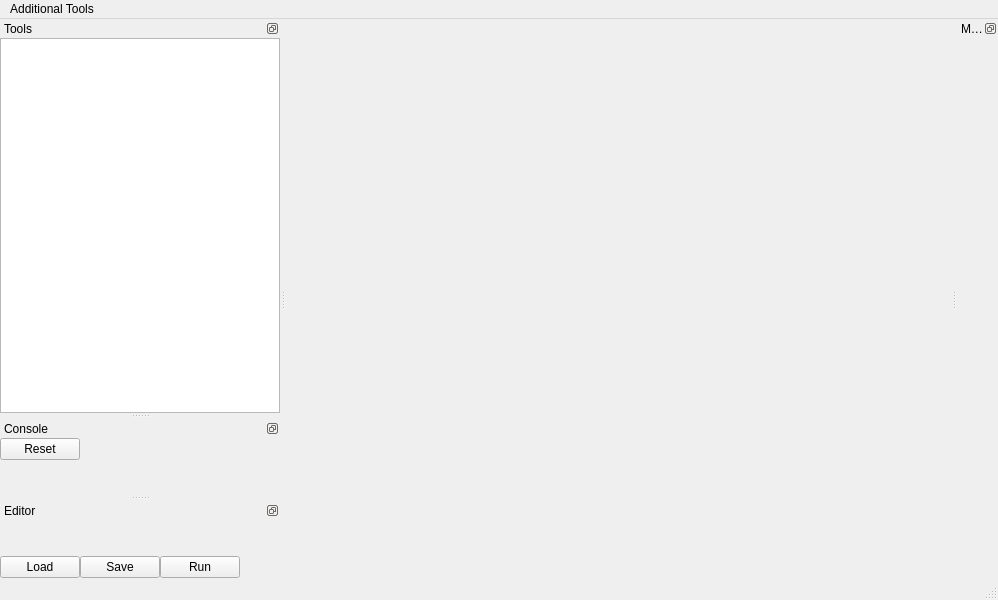
<?xml version="1.0" encoding="UTF-8"?>
<ui version="4.0">
 <class>MainWindow</class>
 <widget class="QMainWindow" name="MainWindow">
  <property name="geometry">
   <rect>
    <x>0</x>
    <y>0</y>
    <width>998</width>
    <height>600</height>
   </rect>
  </property>
  <property name="windowTitle">
   <string>QuakeSee</string>
  </property>
  <property name="dockOptions">
   <set>QMainWindow::AllowNestedDocks|QMainWindow::AllowTabbedDocks|QMainWindow::AnimatedDocks</set>
  </property>
  <widget class="QWidget" name="centralwidget">
   <layout class="QHBoxLayout" name="horizontalLayout">
    <property name="spacing">
     <number>0</number>
    </property>
    <property name="leftMargin">
     <number>0</number>
    </property>
    <property name="topMargin">
     <number>0</number>
    </property>
    <property name="rightMargin">
     <number>0</number>
    </property>
    <property name="bottomMargin">
     <number>0</number>
    </property>
   </layout>
  </widget>
  <widget class="QMenuBar" name="menubar">
   <property name="geometry">
    <rect>
     <x>0</x>
     <y>0</y>
     <width>998</width>
     <height>24</height>
    </rect>
   </property>
   <widget class="QMenu" name="menuAdditional_Tools">
    <property name="title">
     <string>Additional Tools</string>
    </property>
    <widget class="QMenu" name="menuSearch_By_Maps">
     <property name="title">
      <string>Search By Maps</string>
     </property>
     <widget class="QMenu" name="menuSelect_Event">
      <property name="title">
       <string>Select Event</string>
      </property>
      <addaction name="actionReset_Map"/>
      <addaction name="actionSave_Available_Events_csv"/>
     </widget>
     <widget class="QMenu" name="menuSelect_Stations">
      <property name="title">
       <string>Select Stations</string>
      </property>
      <addaction name="actionSave_Selected_Stations_XML"/>
      <addaction name="actionSave_Selected_Stations_csv"/>
      <addaction name="actionSave_Waveforms_mseed"/>
     </widget>
     <widget class="QMenu" name="menuWaveforms">
      <property name="title">
       <string>Waveforms</string>
      </property>
      <addaction name="actionLoad_to_Load_Waveform_Data"/>
      <addaction name="actionShow_Waveforms_in_New_Window"/>
     </widget>
     <addaction name="menuSelect_Event"/>
     <addaction name="menuSelect_Stations"/>
     <addaction name="menuWaveforms"/>
    </widget>
    <widget class="QMenu" name="menuLoad_Waveform_Data">
     <property name="title">
      <string>Load Waveform Data</string>
     </property>
     <addaction name="actionClear_New_Windows"/>
    </widget>
    <widget class="QMenu" name="menuCreate_OQ_Inputs">
     <property name="title">
      <string>Create OQ Inputs</string>
     </property>
     <widget class="QMenu" name="menuFault">
      <property name="title">
       <string>Fault</string>
      </property>
      <addaction name="actionConvert_Lonlat_to_Distance_3D"/>
      <addaction name="actionPreview_3D_Lon_Lat_degree"/>
      <addaction name="actionReverse_Strike_in_Selected_Geometries"/>
     </widget>
     <addaction name="menuFault"/>
    </widget>
    <addaction name="menuSearch_By_Maps"/>
    <addaction name="menuLoad_Waveform_Data"/>
    <addaction name="separator"/>
    <addaction name="menuCreate_OQ_Inputs"/>
   </widget>
   <addaction name="menuAdditional_Tools"/>
  </widget>
  <widget class="QStatusBar" name="statusbar"/>
  <widget class="QDockWidget" name="dock_side">
   <property name="sizePolicy">
    <sizepolicy hsizetype="Fixed" vsizetype="Preferred">
     <horstretch>0</horstretch>
     <verstretch>0</verstretch>
    </sizepolicy>
   </property>
   <property name="maximumSize">
    <size>
     <width>400</width>
     <height>524287</height>
    </size>
   </property>
   <property name="features">
    <set>QDockWidget::DockWidgetFloatable|QDockWidget::DockWidgetMovable</set>
   </property>
   <property name="windowTitle">
    <string>Tools</string>
   </property>
   <attribute name="dockWidgetArea">
    <number>1</number>
   </attribute>
   <widget class="QWidget" name="dockWidgetContents">
    <layout class="QVBoxLayout" name="verticalLayout">
     <property name="spacing">
      <number>0</number>
     </property>
     <property name="leftMargin">
      <number>0</number>
     </property>
     <property name="topMargin">
      <number>0</number>
     </property>
     <property name="rightMargin">
      <number>0</number>
     </property>
     <property name="bottomMargin">
      <number>0</number>
     </property>
     <item>
      <widget class="TreeOptions" name="tree_options">
       <property name="sizePolicy">
        <sizepolicy hsizetype="Minimum" vsizetype="Expanding">
         <horstretch>0</horstretch>
         <verstretch>0</verstretch>
        </sizepolicy>
       </property>
       <property name="tabKeyNavigation">
        <bool>false</bool>
       </property>
       <attribute name="headerVisible">
        <bool>false</bool>
       </attribute>
      </widget>
     </item>
    </layout>
   </widget>
  </widget>
  <widget class="QDockWidget" name="dock_main">
   <property name="sizePolicy">
    <sizepolicy hsizetype="Expanding" vsizetype="Preferred">
     <horstretch>0</horstretch>
     <verstretch>0</verstretch>
    </sizepolicy>
   </property>
   <property name="features">
    <set>QDockWidget::DockWidgetFloatable|QDockWidget::DockWidgetMovable</set>
   </property>
   <property name="windowTitle">
    <string>Main</string>
   </property>
   <attribute name="dockWidgetArea">
    <number>2</number>
   </attribute>
   <widget class="QWidget" name="dockWidgetContents_2">
    <layout class="QVBoxLayout" name="verticalLayout_2">
     <property name="spacing">
      <number>0</number>
     </property>
     <property name="leftMargin">
      <number>0</number>
     </property>
     <property name="topMargin">
      <number>0</number>
     </property>
     <property name="rightMargin">
      <number>0</number>
     </property>
     <property name="bottomMargin">
      <number>0</number>
     </property>
     <item>
      <widget class="QStackedWidget" name="stacked_main">
       <property name="enabled">
        <bool>true</bool>
       </property>
       <property name="sizePolicy">
        <sizepolicy hsizetype="Expanding" vsizetype="Preferred">
         <horstretch>0</horstretch>
         <verstretch>0</verstretch>
        </sizepolicy>
       </property>
       <property name="currentIndex">
        <number>10</number>
       </property>
       <widget class="SearchByMaps" name="search_by_maps"/>
       <widget class="About" name="about_references"/>
       <widget class="About" name="about_howtocontribute"/>
       <widget class="About" name="about_thisprogram"/>
       <widget class="LoadDataWaveforms" name="load_data_waveforms"/>
       <widget class="LoadDataStations" name="load_data_stations"/>
       <widget class="CreateOQ" name="create_oq"/>
       <widget class="RaspShake" name="raspshake"/>
       <widget class="RealTimeWaveforms" name="real_time_waveforms"/>
       <widget class="HVSRInterface" name="hvsr_interface"/>
       <widget class="DownloadISC" name="download_isc"/>
      </widget>
     </item>
    </layout>
   </widget>
  </widget>
  <widget class="QDockWidget" name="dock_console">
   <property name="sizePolicy">
    <sizepolicy hsizetype="Fixed" vsizetype="Preferred">
     <horstretch>0</horstretch>
     <verstretch>0</verstretch>
    </sizepolicy>
   </property>
   <property name="maximumSize">
    <size>
     <width>400</width>
     <height>524287</height>
    </size>
   </property>
   <property name="features">
    <set>QDockWidget::DockWidgetFloatable|QDockWidget::DockWidgetMovable</set>
   </property>
   <property name="windowTitle">
    <string>Console</string>
   </property>
   <attribute name="dockWidgetArea">
    <number>1</number>
   </attribute>
   <widget class="QWidget" name="dockWidgetContents_3">
    <layout class="QVBoxLayout" name="verticalLayout_3">
     <property name="spacing">
      <number>0</number>
     </property>
     <property name="leftMargin">
      <number>0</number>
     </property>
     <property name="topMargin">
      <number>0</number>
     </property>
     <property name="rightMargin">
      <number>0</number>
     </property>
     <property name="bottomMargin">
      <number>0</number>
     </property>
     <item>
      <layout class="QHBoxLayout" name="horizontalLayout_3">
       <property name="spacing">
        <number>0</number>
       </property>
       <item>
        <widget class="QPushButton" name="btn_reset">
         <property name="text">
          <string>Reset</string>
         </property>
        </widget>
       </item>
       <item>
        <spacer name="horizontalSpacer_2">
         <property name="orientation">
          <enum>Qt::Horizontal</enum>
         </property>
         <property name="sizeHint" stdset="0">
          <size>
           <width>40</width>
           <height>20</height>
          </size>
         </property>
        </spacer>
       </item>
      </layout>
     </item>
     <item>
      <widget class="PyConsole" name="py_console" native="true">
       <property name="sizePolicy">
        <sizepolicy hsizetype="Fixed" vsizetype="Expanding">
         <horstretch>0</horstretch>
         <verstretch>0</verstretch>
        </sizepolicy>
       </property>
      </widget>
     </item>
    </layout>
   </widget>
  </widget>
  <widget class="QDockWidget" name="dock_editor">
   <property name="sizePolicy">
    <sizepolicy hsizetype="Fixed" vsizetype="Preferred">
     <horstretch>0</horstretch>
     <verstretch>0</verstretch>
    </sizepolicy>
   </property>
   <property name="maximumSize">
    <size>
     <width>400</width>
     <height>524287</height>
    </size>
   </property>
   <property name="features">
    <set>QDockWidget::DockWidgetFloatable|QDockWidget::DockWidgetMovable</set>
   </property>
   <property name="windowTitle">
    <string>Editor</string>
   </property>
   <attribute name="dockWidgetArea">
    <number>1</number>
   </attribute>
   <widget class="QWidget" name="dockWidgetContents_4">
    <layout class="QVBoxLayout" name="verticalLayout_4">
     <property name="spacing">
      <number>0</number>
     </property>
     <property name="leftMargin">
      <number>0</number>
     </property>
     <property name="topMargin">
      <number>0</number>
     </property>
     <property name="rightMargin">
      <number>0</number>
     </property>
     <property name="bottomMargin">
      <number>0</number>
     </property>
     <item>
      <widget class="CodeEditor" name="py_editor" native="true">
       <property name="sizePolicy">
        <sizepolicy hsizetype="Minimum" vsizetype="Expanding">
         <horstretch>0</horstretch>
         <verstretch>0</verstretch>
        </sizepolicy>
       </property>
      </widget>
     </item>
     <item>
      <layout class="QHBoxLayout" name="horizontalLayout_2">
       <property name="spacing">
        <number>0</number>
       </property>
       <item>
        <widget class="QPushButton" name="btn_load_py">
         <property name="text">
          <string>Load</string>
         </property>
        </widget>
       </item>
       <item>
        <widget class="QPushButton" name="btn_save_py">
         <property name="text">
          <string>Save</string>
         </property>
        </widget>
       </item>
       <item>
        <widget class="QPushButton" name="btn_run">
         <property name="text">
          <string>Run</string>
         </property>
        </widget>
       </item>
       <item>
        <spacer name="horizontalSpacer">
         <property name="orientation">
          <enum>Qt::Horizontal</enum>
         </property>
         <property name="sizeHint" stdset="0">
          <size>
           <width>40</width>
           <height>20</height>
          </size>
         </property>
        </spacer>
       </item>
      </layout>
     </item>
    </layout>
   </widget>
  </widget>
  <action name="actionSearch_By_Maps">
   <property name="text">
    <string>Search By Maps</string>
   </property>
  </action>
  <action name="actionReset_Map">
   <property name="text">
    <string>Reset Map</string>
   </property>
  </action>
  <action name="actionSave_Selected_Stations_XML">
   <property name="text">
    <string>Save Selected Stations (XML)</string>
   </property>
  </action>
  <action name="actionSave_Selected_Stations_csv">
   <property name="text">
    <string>Save Selected Stations (csv)</string>
   </property>
  </action>
  <action name="actionSave_Waveforms_mseed">
   <property name="text">
    <string>Save Waveforms (mseed)</string>
   </property>
  </action>
  <action name="actionSave_Available_Events_csv">
   <property name="text">
    <string>Save Available Events (csv)</string>
   </property>
  </action>
  <action name="actionClear_New_Windows">
   <property name="text">
    <string>Clear New Windows</string>
   </property>
  </action>
  <action name="actionConvert_Lonlat_to_Distance">
   <property name="text">
    <string>Convert Lonlat to Distance (3D)</string>
   </property>
  </action>
  <action name="actionConvert_Lonlat_to_Distance_3D">
   <property name="text">
    <string>Preview 3D (Local Coordinates (km))</string>
   </property>
  </action>
  <action name="actionReverse_Strike_in_Selected_Geometries">
   <property name="text">
    <string>Reverse Strike in Selected Geometries</string>
   </property>
  </action>
  <action name="actionPreview_3D_Lon_Lat_degree">
   <property name="text">
    <string>Preview 3D (Lon Lat (degree))</string>
   </property>
  </action>
  <action name="actionLoad_to_Load_Waveform_Data">
   <property name="text">
    <string>Load to &quot;Load Waveform Data&quot;</string>
   </property>
  </action>
  <action name="actionShow_Waveforms_in_New_Window">
   <property name="text">
    <string>Show Waveforms in New Window</string>
   </property>
  </action>
 </widget>
 <customwidgets>
  <customwidget>
   <class>SearchByMaps</class>
   <extends>QWidget</extends>
   <header>main_widgets.search_by_maps</header>
   <container>1</container>
  </customwidget>
  <customwidget>
   <class>TreeOptions</class>
   <extends>QTreeView</extends>
   <header>widgets.treeoptions</header>
  </customwidget>
  <customwidget>
   <class>About</class>
   <extends>QWidget</extends>
   <header>widgets.about</header>
   <container>1</container>
  </customwidget>
  <customwidget>
   <class>LoadDataWaveforms</class>
   <extends>QWidget</extends>
   <header>main_widgets.load_data_waveforms</header>
   <container>1</container>
  </customwidget>
  <customwidget>
   <class>PyConsole</class>
   <extends>QWidget</extends>
   <header>widgets.pyconsole</header>
   <container>1</container>
   <slots>
    <slot>reset_kernel()</slot>
   </slots>
  </customwidget>
  <customwidget>
   <class>CodeEditor</class>
   <extends>QWidget</extends>
   <header>widgets.codeeditor</header>
   <container>1</container>
  </customwidget>
  <customwidget>
   <class>LoadDataStations</class>
   <extends>QWidget</extends>
   <header>main_widgets.load_data_stations</header>
   <container>1</container>
  </customwidget>
  <customwidget>
   <class>CreateOQ</class>
   <extends>QWidget</extends>
   <header>main_widgets.create_oq</header>
   <container>1</container>
  </customwidget>
  <customwidget>
   <class>RaspShake</class>
   <extends>QWidget</extends>
   <header>main_widgets.raspshake</header>
   <container>1</container>
  </customwidget>
  <customwidget>
   <class>RealTimeWaveforms</class>
   <extends>QWidget</extends>
   <header>main_widgets.real_time_waveforms</header>
   <container>1</container>
  </customwidget>
  <customwidget>
   <class>HVSRInterface</class>
   <extends>QWidget</extends>
   <header>main_widgets.hvsr_interface</header>
   <container>1</container>
  </customwidget>
  <customwidget>
   <class>DownloadISC</class>
   <extends>QWidget</extends>
   <header>main_widgets.download_isc</header>
   <container>1</container>
  </customwidget>
 </customwidgets>
 <resources/>
 <connections>
  <connection>
   <sender>btn_reset</sender>
   <signal>clicked()</signal>
   <receiver>py_console</receiver>
   <slot>reset_kernel()</slot>
   <hints>
    <hint type="sourcelabel">
     <x>38</x>
     <y>352</y>
    </hint>
    <hint type="destinationlabel">
     <x>127</x>
     <y>417</y>
    </hint>
   </hints>
  </connection>
  <connection>
   <sender>btn_run</sender>
   <signal>clicked()</signal>
   <receiver>MainWindow</receiver>
   <slot>run_kernel()</slot>
   <hints>
    <hint type="sourcelabel">
     <x>32</x>
     <y>556</y>
    </hint>
    <hint type="destinationlabel">
     <x>399</x>
     <y>299</y>
    </hint>
   </hints>
  </connection>
  <connection>
   <sender>btn_load_py</sender>
   <signal>clicked()</signal>
   <receiver>MainWindow</receiver>
   <slot>_on_btn_load_py_clicked()</slot>
   <hints>
    <hint type="sourcelabel">
     <x>35</x>
     <y>556</y>
    </hint>
    <hint type="destinationlabel">
     <x>498</x>
     <y>299</y>
    </hint>
   </hints>
  </connection>
  <connection>
   <sender>btn_save_py</sender>
   <signal>clicked()</signal>
   <receiver>MainWindow</receiver>
   <slot>_on_btn_save_py_clicked()</slot>
   <hints>
    <hint type="sourcelabel">
     <x>96</x>
     <y>556</y>
    </hint>
    <hint type="destinationlabel">
     <x>498</x>
     <y>299</y>
    </hint>
   </hints>
  </connection>
 </connections>
 <slots>
  <slot>run_kernel()</slot>
  <slot>_on_btn_load_py_clicked()</slot>
  <slot>_on_btn_save_py_clicked()</slot>
 </slots>
</ui>
